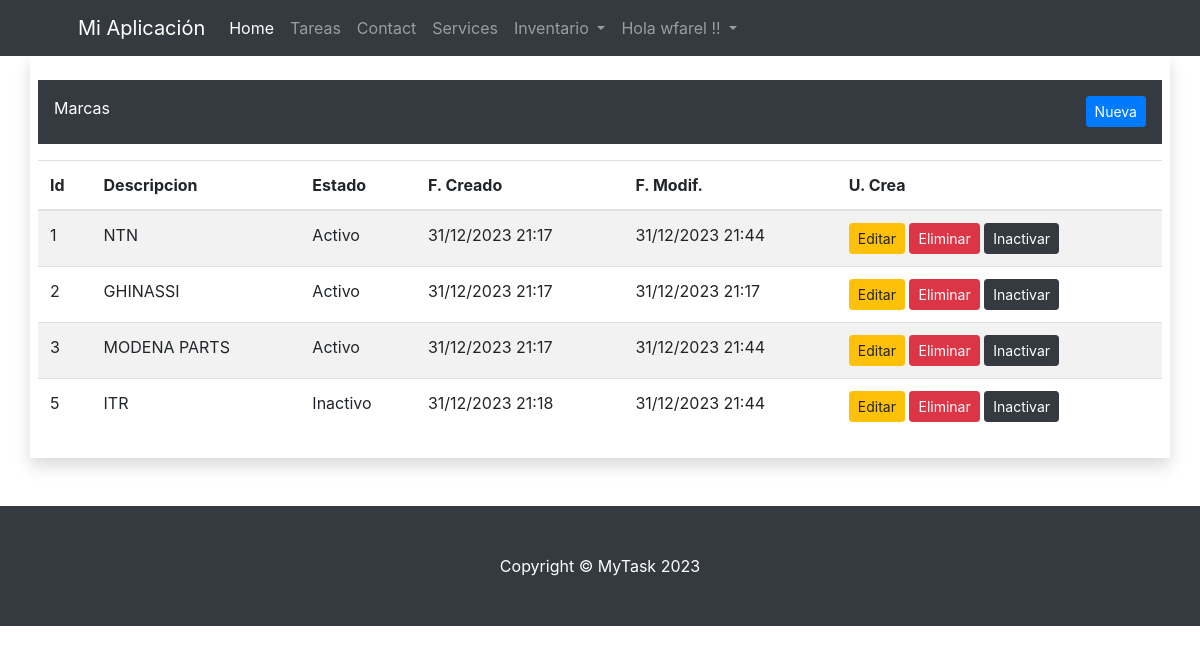
The page /inv/marcas/ (signed in) on the database its author committed.
### inv/models.py (models this page shows, shortened)
class Marca(ClaseModelo):
    descripcion = models.CharField(
        max_length=100,
        unique=True
    )
    class Meta:
        verbose_name_plural = 'Marcas'

### inv/views.py (the view)
# urls.py: path('marcas/', MarcaView.as_view(), name='marca_list'),
class MarcaView(LoginRequiredMixin, ListView):
    model = Marca
    template_name = 'inv/marca_list.html'
    context_object_name = 'obj'
    login_url = 'bases:login'

### inv/templates/inv/marca_list.html (shortened to what this page needs)
{% extends "bases/base.html" %}
{% block content %}
<div class="row">
    <div class="col-md-12">
        <div class="container p-3 pb-4 my-3 bg-dark text-white">
            Marcas
            <a class="btn btn-primary btn-sm float-right"  href="{% url 'inv:marca_new' %}">Nueva</a>
        </div>
        {% if not obj %}
        <p>No hay Marcas</p>
        {% else %}
        <table class="table table-hover table-striped">
            <thead>
                <tr>
                    <th>Id</th>
                    <th>Descripcion</th>
                    <th>Estado</th>
                    <th>F. Creado</th>
                    <th>F. Modif.</th>
                    <th>U. Crea</th>
                </tr>
            </thead>
            <tbody>
                {% for item in obj %}
                <tr>
                    <td>{{ item.id }}</td>
                    <td>{{ item.descripcion }}</td>
                    <td>{% if item.estado %}
                        <span class="label label-success">Activo</span>
                        {% else %}
                        <span class="label label-danger">Inactivo</span>
                        {% endif %}
                    </td>
                    <td>{{ item.fc|date:"d/m/Y H:i" }}</td>
                    <td>{{ item.fm|date:"d/m/Y H:i" }}</td>
                    <td>
                        <a href="{% url 'inv:marca_edit' item.id %}" class="btn btn-warning btn-sm">Editar</a>
                        <a href="{% url 'inv:marca_delete' item.id %}" class="btn btn-danger btn-sm">Eliminar</a>
                        <a href="{% url 'inv:marca_inactivar' item.id %}" class="btn btn-dark btn-sm">Inactivar</a>
                    </td>
                </tr>
                {% endfor %}
            </tbody>
        </table>
        {% endif %}
    </div>
</div>
{% endblock %}

### bases/templates/bases/base.html (shortened to what this page needs)
<!DOCTYPE html>
{% load static %}
<html lang="en">
<head>
    {% load bootstrap4 %}
    {% bootstrap_css %}
</head>
<body>
    {% block navbar %}
    <nav class="navbar navbar-expand-lg navbar-dark bg-dark">
        <div class="container px-5">
            <a class="navbar-brand" href="#!">Mi Aplicación</a>
            <div class="collapse navbar-collapse" id="navbarSupportedContent">
                <ul class="navbar-nav ms-auto mb-2 mb-lg-0">
                    <li class="nav-item"><a class="nav-link active" aria-current="page" href="{% url 'bases:home' %}">Home</a></li>
                    <li class="nav-item"><a class="nav-link" href="{% url 'task:task_list' %}">Tareas</a></li>
                    <li class="nav-item"><a class="nav-link" href="#!">Contact</a></li>
                    <li class="nav-item"><a class="nav-link" href="#!">Services</a></li>
                    <li class="nav-item dropdown">
                        <a class="nav-link dropdown-toggle" href="#" id="navbarDropdown" role="button"
                           data-toggle="dropdown" aria-haspopup="true" aria-expanded="false">
                            Inventario
                        </a>
                    </li>
                    <li class="nav-item dropdown">
                        <a class="nav-link dropdown-toggle" href="#" id="navbarDropdown" role="button"
                           data-toggle="dropdown" aria-haspopup="true" aria-expanded="false">
                           Hola {{ user.username }} !!
                        </a>
                    </li>
                </ul>
            </div>
        </div>
    </nav>
    {% endblock %}
    <div class="container mb-5 p-2 shadow">
        {% block content %}
        {% endblock %}
    </div>
    {% block footer%}
    <footer class="py-5 bg-dark">
        <div class="container px-4 px-lg-5"><p class="m-0 text-center text-white">Copyright &copy; MyTask 2023</p></div>
    </footer>
    {% endblock %}
</body>
</html>

### rows shown on the page
Marca: id "1", descripcion "NTN", estado "Activo", fc "31/12/2023 21:17", fm "31/12/2023 21:44"
Marca: id "2", descripcion "GHINASSI", estado "Activo", fc "31/12/2023 21:17", fm "31/12/2023 21:17"
Marca: id "3", descripcion "MODENA PARTS", estado "Activo", fc "31/12/2023 21:17", fm "31/12/2023 21:44"
Marca: id "5", descripcion "ITR", estado "Inactivo", fc "31/12/2023 21:18", fm "31/12/2023 21:44"

### other values the page prints
{{ user.username }} "wfarel"
